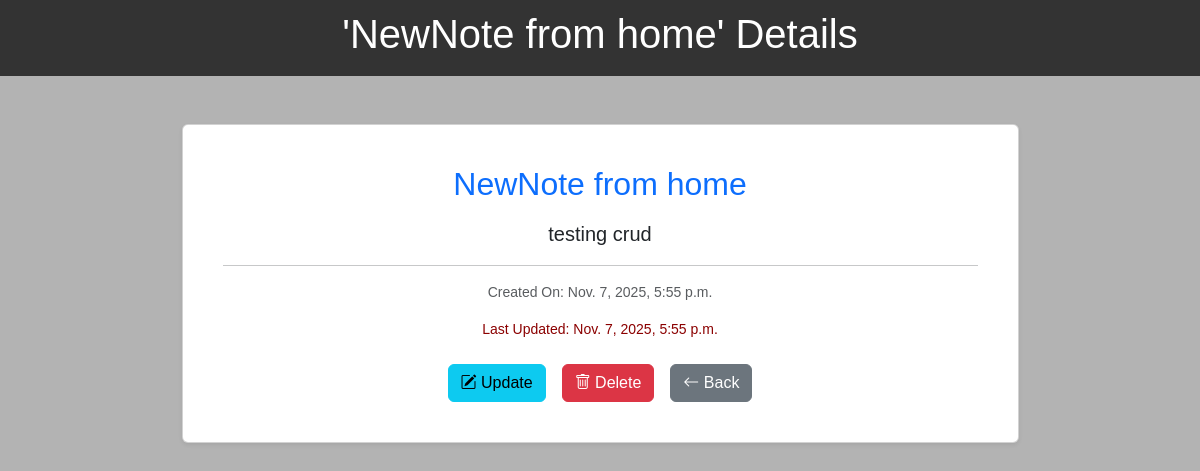
/note/1/, run on the app's committed database.
### notes/models.py (models this page shows, shortened)
class Note(models.Model):
    title = models.CharField(max_length=100)
    content = models.TextField()
    created_at = models.DateTimeField(auto_now_add=True)
    updated_on = models.DateTimeField(auto_now=True)

### notes/views.py (the view)
# urls.py: path("note/<int:pk>/", get_note, name="get_note"),
def get_note(request, pk):
    this_note = get_object_or_404(Note, pk=pk)
    return render(request, "notes/note_detail.html", {"note": this_note})

### notes/templates/notes/note_detail.html (shortened to what this page needs)
{% extends 'base.html' %}
{% block header %}  '{{ note.title }}' Details {% endblock header %}
{% block content %}
    <div class="container d-flex justify-content-center mt-5">
        <div class="card shadow-sm p-4 w-75">
            <div class="card-body text-center">
                <h2 class="card-title mb-3 text-primary"> {{ note.title }} </h2>
                <p class="card-text fs-5"> {{ note.content }} </p>
                <hr>
                <p class="text-muted">
                    <small>Created On: {{ note.created_at }} </small>
                </p>
                <p class="text-muted">
                    <small style="color: darkRed;">Last Updated: {{ note.updated_on }} </small>
                </p>
                <div class="d-flex justify-content-center gap-3 mt-4">
                    <a href="{% url 'update_note' pk=note.pk %}" class="btn btn-info">
                    <i class="bi bi-pencil-square"></i> Update
                    </a>
                    <a href="{% url 'delete_note' pk=note.pk %}" class="btn btn-danger">
                    <i class="bi bi-trash"></i> Delete
                    </a>
                    <a href="{% url 'notes_list' %}" class="btn btn-secondary">
                    <i class="bi bi-arrow-left"></i> Back
                    </a>
                </div>
            </div>
        </div>
    </div>
{% endblock %}

### notes/static/notes/styles.css (style rules this page uses)
body { font-family: "Arial", sans-serif; background-color: #b3b3b3; }

### data on the page
Note: title "NewNote from home", content "testing crud", created_at "Nov. 7, 2025, 5:55 p.m.", updated_on "Nov. 7, 2025, 5:55 p.m."
